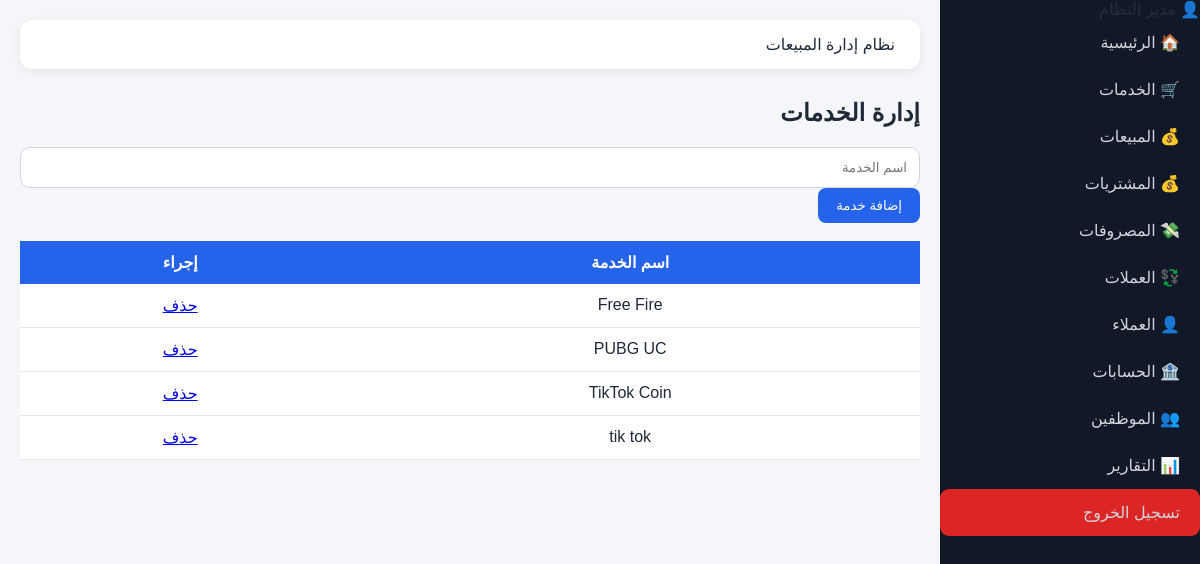
The app's page /services (signed in) with its own data.
### tables this page shows
CREATE TABLE services (
    id INTEGER PRIMARY KEY AUTOINCREMENT,
    name TEXT UNIQUE
);

### app.py (the view, shortened to what this page needs)
@app.route('/services', methods=['GET', 'POST'])
def services():
    if 'user_id' not in session:
        return redirect('/')
    conn = sqlite3.connect('database.db')
    conn.row_factory = sqlite3.Row
    cursor = conn.cursor()
    services = cursor.execute(
        "SELECT * FROM services ORDER BY name"
    ).fetchall()
    conn.close()
    return render_template(
        "services.html",
        services=services
    )

### templates/services.html (shortened to what this page needs)
{% extends 'base.html' %}
{% block content %}
<h2>إدارة الخدمات</h2><form method="POST"><input
    type="text"
    name="name"
    placeholder="اسم الخدمة"
    required>
<button class="btn-save" type="submit">
    إضافة خدمة
</button>
</form><br><table><tr>
    <th>اسم الخدمة</th>
    <th>إجراء</th>
</tr>
{% for service in services %}
<tr>
    <td>{{ service['name'] }}</td>
    <td>
        <a href="/services/delete/{{ service['id'] }}">
            حذف
        </a>
    </td>
</tr>
{% endfor %}
</table>{% endblock %}

### static/css/style.css (style rules this page uses)
body { margin:0; background:#f4f6f9; font-family:Tahoma, Arial, sans-serif; color:#1f2937; }
input, select, textarea, .form-control { width:100%; padding:12px; border:1px solid #d1d5db; border-radius:10px; box-sizing:border-box; background:white; }
.btn-save { background:#2563eb; color:white; border:none; padding:10px 18px; border-radius:8px; cursor:pointer; text-decoration:none; }
table { width:100%; border-collapse:collapse; background:white; overflow:hidden; }
table th { background:#2563eb; color:white; padding:12px; }
table td { padding:12px; border-bottom:1px solid #e5e7eb; text-align:center; }

### records on screen
services: name "Free Fire"
services: name "PUBG UC"
services: name "TikTok Coin"
services: name "tik tok"
